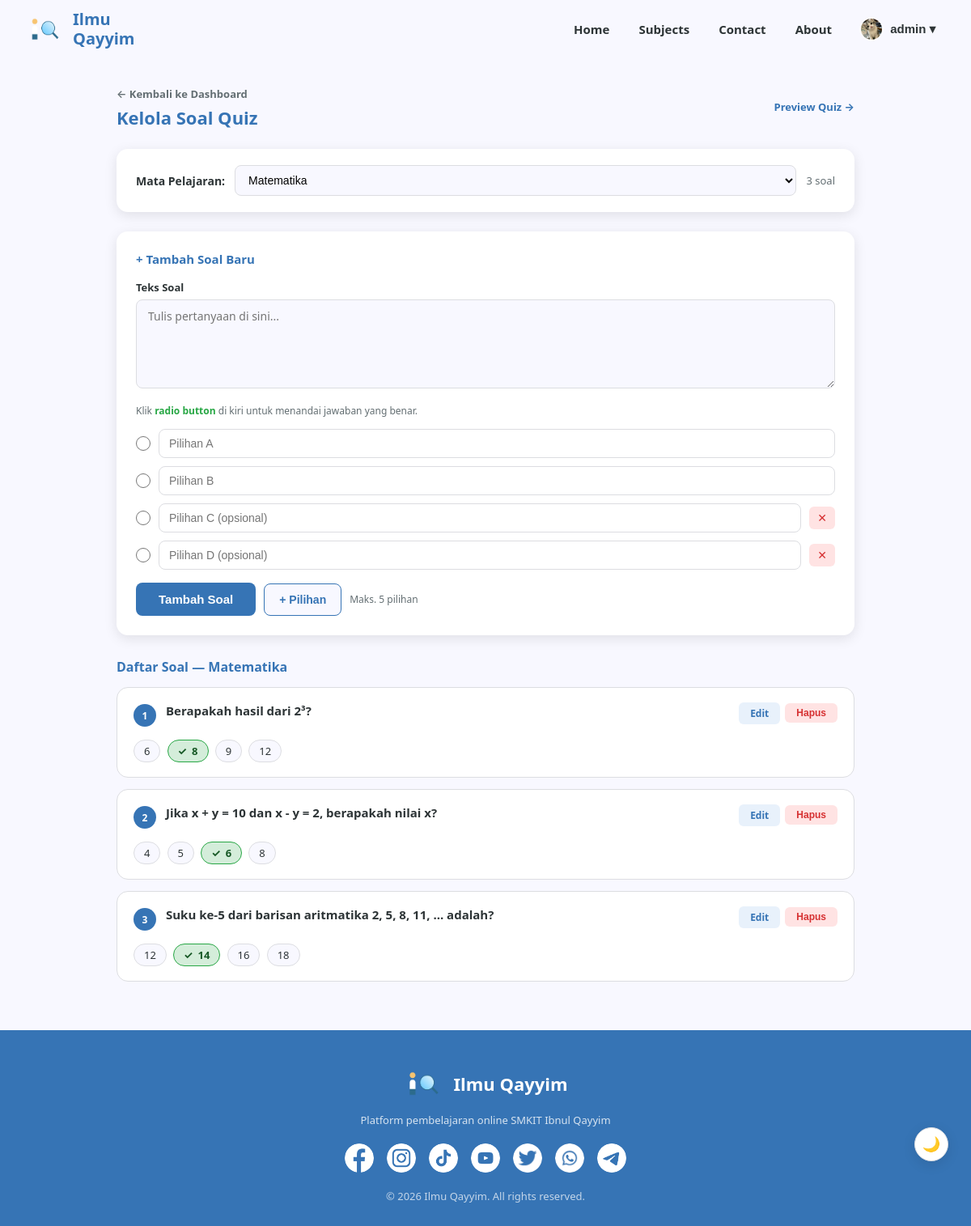
The page /pages/quiz_manager.php?subject_id=1 (signed in) on the database its author committed.
### tables this page shows
CREATE TABLE `users` (
  `id` int(11) NOT NULL,
  `name` varchar(100) NOT NULL,
  `email` varchar(150) NOT NULL,
  `password` varchar(255) NOT NULL,
  `role` enum('siswa','guru','admin') NOT NULL DEFAULT 'siswa',
  `avatar` varchar(255) DEFAULT NULL,
  `created_at` timestamp NOT NULL DEFAULT current_timestamp()
);

CREATE TABLE `subjects` (
  `id` int(11) NOT NULL,
  `name` varchar(100) NOT NULL,
  `slug` varchar(100) NOT NULL,
  `image` varchar(255) DEFAULT NULL,
  `description` text DEFAULT NULL,
  `created_at` timestamp NOT NULL DEFAULT current_timestamp()
);

CREATE TABLE `quiz_questions` (
  `id` int(11) NOT NULL,
  `subject_id` int(11) NOT NULL,
  `question` text NOT NULL,
  `created_at` timestamp NOT NULL DEFAULT current_timestamp()
);

CREATE TABLE `quiz_options` (
  `id` int(11) NOT NULL,
  `question_id` int(11) NOT NULL,
  `option_text` varchar(500) NOT NULL,
  `is_correct` tinyint(1) NOT NULL DEFAULT 0
);

### config/db.php (called while the page is built, shortened)
<?php
function db_fetch_all(mysqli $conn, string $sql): array {
    $result = mysqli_query($conn, $sql);
    $rows = mysqli_fetch_all($result, MYSQLI_ASSOC);
    return $rows ?: [];
}
function db_fetch_one(mysqli $conn, string $sql): ?array {
    $result = mysqli_query($conn, $sql);
    $row = mysqli_fetch_assoc($result);
    return $row ?: null;
}

### pages/quiz_manager.php (the view, shortened to what this page needs)
<?php
require_once '../config/db.php';
$base  = '../';
$role  = $_SESSION['role'];
$subjects = db_fetch_all($conn, "SELECT * FROM subjects ORDER BY name ASC");
$selected_sid = (int) ($_GET['subject_id'] ?? 0);
$selected_subject = null;
$questions = [];
if ($selected_sid > 0) {
    $selected_subject = db_fetch_one($conn, "SELECT * FROM subjects WHERE id = $selected_sid LIMIT 1");
    if ($selected_subject) {
        $questions = db_fetch_all($conn,
            "SELECT * FROM quiz_questions WHERE subject_id = $selected_sid ORDER BY id ASC"
        );
        foreach ($questions as &$q) {
            $qid = (int) $q['id'];
            $q['options'] = db_fetch_all($conn,
                "SELECT * FROM quiz_options WHERE question_id = $qid ORDER BY id ASC"
            );
        }
    }
}
?>
<!DOCTYPE html>
<html lang="id">
<head>
    <link rel="stylesheet" href="../assets/css/style.css">
</head>
<body>
<?php require_once '../includes/navbar.php'; ?>
<div class="qm-layout">
    <div class="qm-header">
        <div>
            <a href="<?= $role === 'admin' ? '../admin/index.php' : 'guru.php' ?>"
               style="font-size:13px;color:var(--text-muted);font-weight:600;">← Kembali ke Dashboard</a>
            <h1 style="margin-top:4px;">Kelola Soal Quiz</h1>
        </div>
        <?php if ($selected_subject): ?>
        <a href="quiz.php?slug=<?= urlencode($selected_subject['slug']) ?>" target="_blank"
           style="font-size:13px;color:var(--blue);font-weight:700;">
            Preview Quiz →
        </a>
        <?php endif; ?>
    </div>
    <div class="subject-select-wrap">
        <label>Mata Pelajaran:</label>
        <select onchange="location.href='quiz_manager.php?subject_id='+this.value">
            <?php foreach ($subjects as $s): ?>
            <option value="<?= $s['id'] ?>"
                    <?= $s['id'] == $selected_sid ? 'selected' : '' ?>>
                <?= htmlspecialchars($s['name']) ?>
            </option>
            <?php endforeach; ?>
        </select>
        <?php if ($selected_subject): ?>
        <span style="font-size:13px;color:var(--text-muted);">
            <?= count($questions) ?> soal
        </span>
        <?php endif; ?>
    </div>
    <?php if (!$selected_subject): ?>
    <div class="empty-state">
        <p>Pilih mata pelajaran di atas untuk melihat dan mengelola soal quiznya.</p>
    </div>
    <?php else: ?>
    <div class="add-question-box">
        <h3>+ Tambah Soal Baru</h3>
        <form method="POST" action="" id="addForm">
            <div class="form-group" style="margin-bottom:14px;">
                <label>Teks Soal</label>
                <textarea name="question" required rows="2" id="newQuestion"
                          style="width:100%;padding:10px 14px;border:1.5px solid var(--border);
                                 border-radius:8px;font-size:14px;font-family:inherit;resize:vertical;"
                          placeholder="Tulis pertanyaan di sini..."></textarea>
            </div>
            <p class="correct-hint">Klik <span>radio button</span> di kiri untuk menandai jawaban yang benar.</p>
            <div class="options-list" id="addOptionsList">
                <div class="option-row">
                    <input type="radio" name="correct" value="0" required>
                    <input type="text" name="options[]" required placeholder="Pilihan A">
                </div>
                <div class="option-row">
                    <input type="radio" name="correct" value="1" required>
                    <input type="text" name="options[]" required placeholder="Pilihan B">
                </div>
                <div class="option-row">
                    <input type="radio" name="correct" value="2">
                    <input type="text" name="options[]" placeholder="Pilihan C (opsional)">
                    <button type="button" class="remove-opt" onclick="removeOption(this)">✕</button>
                </div>
                <div class="option-row">
                    <input type="radio" name="correct" value="3">
                    <input type="text" name="options[]" placeholder="Pilihan D (opsional)">
                    <button type="button" class="remove-opt" onclick="removeOption(this)">✕</button>
                </div>
            </div>
            <div style="display:flex;gap:10px;margin-top:14px;flex-wrap:wrap;align-items:center;">
                <button type="submit" class="btn-primary">Tambah Soal</button>
                <button type="button" onclick="addOption()"
                        style="padding:11px 18px;background:var(--bg);color:var(--blue);
                               border:1.5px solid var(--blue);border-radius:8px;
                               font-size:14px;font-weight:700;cursor:pointer;">
                    + Pilihan
                </button>
                <span style="font-size:12px;color:var(--text-muted);">Maks. 5 pilihan</span>
            </div>
        </form>
    </div>
    <h2 style="font-size:16px;color:var(--blue);margin-bottom:14px;">
        Daftar Soal — <?= htmlspecialchars($selected_subject['name']) ?>
    </h2>
    <?php if (empty($questions)): ?>
    <div class="empty-state">
        <p>Belum ada soal untuk mata pelajaran ini.</p>
        <p style="font-size:13px;">Tambahkan soal pertama menggunakan form di atas.</p>
    </div>
    <?php else: ?>
    <?php foreach ($questions as $i => $q): ?>
    <div class="question-item">
        <div class="question-item-header">
            <div class="question-num"><?= $i + 1 ?></div>
            <div class="question-text"><?= htmlspecialchars($q['question']) ?></div>
            <div class="question-actions">
                <a href="quiz_manager.php?subject_id=<?= $selected_sid ?>&edit=<?= $q['id'] ?>"
                   class="btn-edit-q">Edit</a>
                <form method="POST" style="display:inline;"
                      onsubmit="return confirm('Hapus soal ini?')">
                    <button type="submit" class="btn-del-q">Hapus</button>
                </form>
            </div>
        </div>
        <div>
            <?php foreach ($q['options'] as $opt): ?>
            <span class="option-pill <?= $opt['is_correct'] ? 'correct' : '' ?>">
                <?= htmlspecialchars($opt['option_text']) ?>
            </span>
            <?php endforeach; ?>
        </div>
    </div>
    <?php endforeach; ?>
    <?php endif; ?>
    <?php endif; ?>
</div>
<?php require_once '../includes/footer.php'; ?>
</body>
</html>

### includes/navbar.php (shortened to what this page needs)
<?php
$current_page = basename($_SERVER['PHP_SELF']);
$user = [
    'id'   => $_SESSION['user_id']   ?? null,
    'name' => $_SESSION['user_name'] ?? null,
    'role' => $_SESSION['role']      ?? null,
];
?>
<nav id="navbar">
    <div class="nav-logo">
        <a href="<?= $base ?>index.php" style="display:flex;align-items:center;gap:10px;text-decoration:none;">
            <img src="<?= $base ?>assets/images/IQ-Contrast.png" alt="Ilmu Qayyim" class="nav-logo-img">
            <span class="nav-logo-text">Ilmu <br>Qayyim</span>
        </a>
    </div>
    <ul class="nav-links" id="navLinks">
        <li><a href="<?= $base ?>index.php"          class="<?= $current_page === 'index.php'    ? 'active' : '' ?>">Home</a></li>
        <li><a href="<?= $base ?>pages/subjects.php" class="<?= $current_page === 'subjects.php' ? 'active' : '' ?>">Subjects</a></li>
        <li><a href="<?= $base ?>pages/contact.php"  class="<?= $current_page === 'contact.php'  ? 'active' : '' ?>">Contact</a></li>
        <li><a href="<?= $base ?>pages/about.php"    class="<?= $current_page === 'about.php'    ? 'active' : '' ?>">About</a></li>
        <?php if ($user['id']): ?>
        <li class="nav-dropdown">
            <?php
            $nav_avatar_sql = "SELECT avatar FROM users WHERE id = " . (int)$user['id'] . " LIMIT 1";
            $nav_avatar_row = db_fetch_one($conn, $nav_avatar_sql);
            $nav_avatar_file = $nav_avatar_row['avatar'] ?? null;
            ?>
            <button class="nav-dropbtn" id="profileBtn">
                <?php if (!empty($nav_avatar_file) && file_exists($base . 'assets/images/avatars/' . $nav_avatar_file)): ?>
                <img src="<?= $base ?>assets/images/avatars/<?= htmlspecialchars($nav_avatar_file) ?>"
                     style="width:30px;height:30px;border-radius:50%;object-fit:cover;border:2px solid rgba(255,255,255,0.5);"
                     alt="avatar">
                <?php else: ?>
                <span class="nav-avatar">
                    <?= strtoupper(substr($user['name'], 0, 1)) ?>
                </span>
                <?php endif; ?>
                <?= htmlspecialchars(explode(' ', $user['name'])[0]) ?> ▾
            </button>
        </li>
        <?php endif; ?>
    </ul>
</nav>

### assets/css/style.css (style rules this page uses)
*, *::before, *::after { margin: 0; padding: 0; box-sizing: border-box; }
:root { --blue: #3674B5; --blue-dark: #2a5a9a; --blue-light: #e8f1fb; --white: #ffffff; --bg: #F8F8FF; --text: #2d3436; --text-muted: #636e72; --border: #dcdde1; --radius: 10px; --radius-lg: 14px; --shadow: 0 4px 16px rgba(0,0,0,0.10); --shadow-lg: 0 8px 28px rgba(0,0,0,0.14); --nav-h: 72px; --transition: 0.25s ease; }
html { scroll-behavior: smooth; }
body { background: var(--bg); color: var(--text); font-family: system-ui, -apple-system, 'Segoe UI', Roboto, sans-serif; overflow-x: hidden; padding-top: var(--nav-h); }
img { max-width: 100%; height: auto; display: block; }
a { color: inherit; text-decoration: none; }
ul { list-style: none; }
#navbar { position: fixed; top: 0; left: 0; right: 0; height: var(--nav-h); display: flex; align-items: center; justify-content: space-between; padding: 0 32px; z-index: 1000; transition: background var(--transition), box-shadow var(--transition); }
.nav-logo-img { width: 48px; }
.nav-logo-text { color: var(--blue); font-size: 20px; font-weight: 700; line-height: 1.2; transition: color var(--transition); }
.nav-links { display: flex; align-items: center; gap: 8px; }
.nav-links li a { display: block; padding: 8px 14px; font-size: 15px; font-weight: 600; color: var(--text); border-radius: 8px; transition: background var(--transition), color var(--transition); position: relative; }
.nav-dropdown { position: relative; }
.nav-dropbtn { display: flex; align-items: center; gap: 8px; background: transparent; border: none; cursor: pointer; font-size: 15px; font-weight: 600; color: var(--text); padding: 8px 12px; border-radius: 8px; transition: background var(--transition), color var(--transition); }
.form-group { margin-bottom: 16px; }
.form-group label { display: block; font-size: 13px; font-weight: 600; margin-bottom: 6px; }
.form-group input, .form-group textarea { width: 100%; padding: 11px 14px; border: 1.5px solid var(--border); border-radius: 8px; font-size: 14px; font-family: inherit; transition: border-color var(--transition); background: var(--bg); }
.form-group textarea { resize: vertical; min-height: 110px; }
.btn-primary { padding: 12px 28px; background: var(--blue); color: var(--white); font-size: 15px; font-weight: 700; border: none; border-radius: 8px; cursor: pointer; transition: background var(--transition); }

### rows shown on the page
users: avatar (picture)
subjects: name "Matematika"
quiz_questions: question "Berapakah hasil dari 2³?"
quiz_options: option_text "6"
quiz_options: option_text "8"
quiz_options: option_text "9"
quiz_options: option_text "12"
quiz_questions: question "Jika x + y = 10 dan x - y = 2, berapakah nilai x?"
quiz_options: option_text "4"
quiz_options: option_text "5"
quiz_options: option_text "6"
quiz_options: option_text "8"
quiz_questions: question "Suku ke-5 dari barisan aritmatika 2, 5, 8, 11, ... adalah?"
quiz_options: option_text "12"
quiz_options: option_text "14"
quiz_options: option_text "16"
quiz_options: option_text "18"

### other values the page prints
explode(' ', $user['name'])[0] "admin"
count($questions) "3"
form field value "Matematika"
